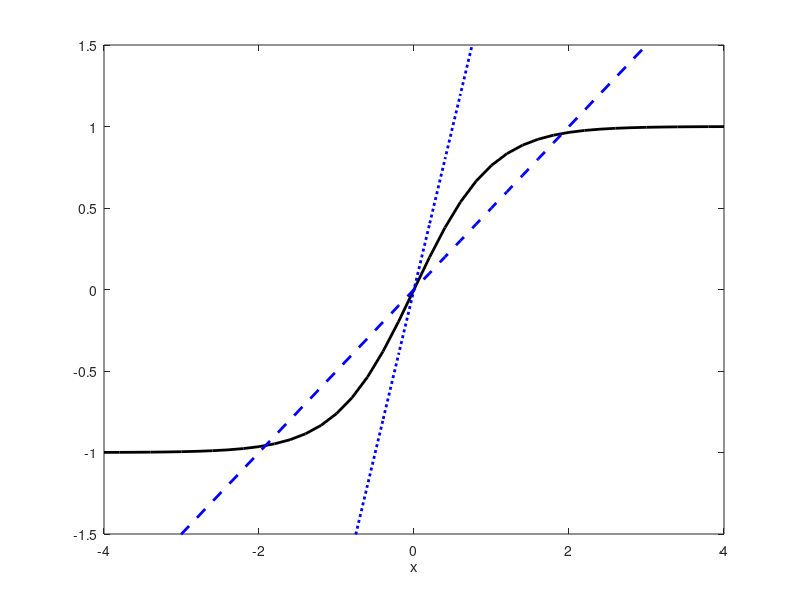

Recreate this plot in MATLAB. (Note: this script raises an error after producing the figure.)
x = -4:0.2:4;
beta = 2;
tanh1 = @(x) tanh(x);
lin2 = @(beta,x) x/beta;

ytanh = tanh1(x);
ylin = lin2(beta,x);
%%
plot(x,ytanh,'k','LineWidth',2)
hold on
xlim([-4 4])
ylim([-1.5 1.5])
plot(x,ylin,'--b','LineWidth',2)
hold on
beta = 0.5;
ylin = lin2(beta,x);
plot(x,ylin,':b','LineWidth',2)
xl = xlabel('x');
xl.FontSize = 16;
yl = ylabel('\langle s \rangle');
yl.FontSize = 16;
l = legend('tanh(x)','\beta = 2','\beta = 0.5','Location','southeast');
l.FontSize = 14;
xt = get(gca, 'XTick');
set(gca, 'FontSize', 16)
yt = get(gca, 'YTick');
set(gca, 'FontSize', 16)